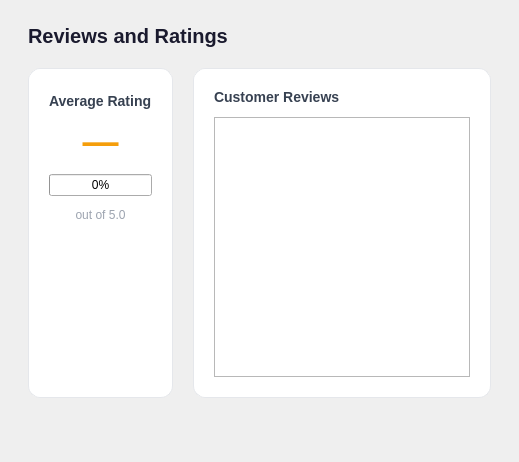
        <widget class="QWidget" name="ReviewsPage">
         <layout class="QVBoxLayout" name="reviewsPageLayout">
          <property name="leftMargin">
           <number>28</number>
          </property>
          <property name="topMargin">
           <number>24</number>
          </property>
          <property name="rightMargin">
           <number>28</number>
          </property>
          <property name="bottomMargin">
           <number>24</number>
          </property>
          <property name="spacing">
           <number>20</number>
          </property>
          <item>
           <widget class="QLabel" name="reviewsPageTitle">
            <property name="text">
             <string>Reviews and Ratings</string>
            </property>
            <property name="styleSheet">
             <string notr="true">font-size:20px;font-weight:bold;color:#1a1a2e;</string>
            </property>
           </widget>
          </item>
          <item>
           <layout class="QHBoxLayout" name="reviewsRowLayout">
            <property name="spacing">
             <number>20</number>
            </property>
            <item>
             <widget class="QFrame" name="ratingCard">
              <property name="styleSheet">
               <string notr="true">QFrame#ratingCard{background-color:#ffffff;border-radius:12px;border:1px solid #e5e7eb;}</string>
              </property>
              <property name="maximumSize">
               <size>
                <width>200</width>
                <height>16777215</height>
               </size>
              </property>
              <layout class="QVBoxLayout" name="ratingCardLayout">
               <property name="leftMargin">
                <number>20</number>
               </property>
               <property name="topMargin">
                <number>24</number>
               </property>
               <property name="rightMargin">
                <number>20</number>
               </property>
               <property name="bottomMargin">
                <number>24</number>
               </property>
               <property name="spacing">
                <number>12</number>
               </property>
               <item>
                <widget class="QLabel" name="ratingCardTitle">
                 <property name="text">
                  <string>Average Rating</string>
                 </property>
                 <property name="styleSheet">
                  <string notr="true">font-size:14px;font-weight:bold;color:#374151;</string>
                 </property>
                </widget>
               </item>
               <item>
                <widget class="QLabel" name="avgRatingLabel">
                 <property name="text">
                  <string>—</string>
                 </property>
                 <property name="styleSheet">
                  <string notr="true">font-size:36px;font-weight:bold;color:#f59e0b;</string>
                 </property>
                 <property name="alignment">
                  <set>Qt::AlignCenter</set>
                 </property>
                </widget>
               </item>
               <item>
                <widget class="QProgressBar" name="ratingBar">
                 <property name="value">
                  <number>0</number>
                 </property>
                 <property name="minimumSize">
                  <size>
                   <width>0</width>
                   <height>10</height>
                  </size>
                 </property>
                </widget>
               </item>
               <item>
                <widget class="QLabel" name="ratingOutOfLabel">
                 <property name="text">
                  <string>out of 5.0</string>
                 </property>
                 <property name="styleSheet">
                  <string notr="true">color:#9ca3af;font-size:12px;</string>
                 </property>
                 <property name="alignment">
                  <set>Qt::AlignCenter</set>
                 </property>
                </widget>
               </item>
               <item>
                <spacer name="ratingCardSpacer">
                 <property name="orientation">
                  <enum>Qt::Vertical</enum>
                 </property>
                 <property name="sizeHint" stdset="0">
                  <size>
                   <width>20</width>
                   <height>40</height>
                  </size>
                 </property>
                </spacer>
               </item>
              </layout>
             </widget>
            </item>
            <item>
             <widget class="QFrame" name="reviewsListCard">
              <property name="styleSheet">
               <string notr="true">QFrame#reviewsListCard{background-color:#ffffff;border-radius:12px;border:1px solid #e5e7eb;}</string>
              </property>
              <layout class="QVBoxLayout" name="reviewsListCardLayout">
               <property name="leftMargin">
                <number>20</number>
               </property>
               <property name="topMargin">
                <number>20</number>
               </property>
               <property name="rightMargin">
                <number>20</number>
               </property>
               <property name="bottomMargin">
                <number>20</number>
               </property>
               <property name="spacing">
                <number>12</number>
               </property>
               <item>
                <widget class="QLabel" name="reviewsListTitle">
                 <property name="text">
                  <string>Customer Reviews</string>
                 </property>
                 <property name="styleSheet">
                  <string notr="true">font-size:14px;font-weight:bold;color:#374151;</string>
                 </property>
                </widget>
               </item>
               <item>
                <widget class="QListWidget" name="reviewsList">
                 <property name="minimumSize">
                  <size>
                   <width>0</width>
                   <height>260</height>
                  </size>
                 </property>
                </widget>
               </item>
              </layout>
             </widget>
            </item>
           </layout>
          </item>
          <item>
           <spacer name="reviewsPageSpacer">
            <property name="orientation">
             <enum>Qt::Vertical</enum>
            </property>
            <property name="sizeHint" stdset="0">
             <size>
              <width>20</width>
              <height>40</height>
             </size>
            </property>
           </spacer>
          </item>
         </layout>
        </widget>
